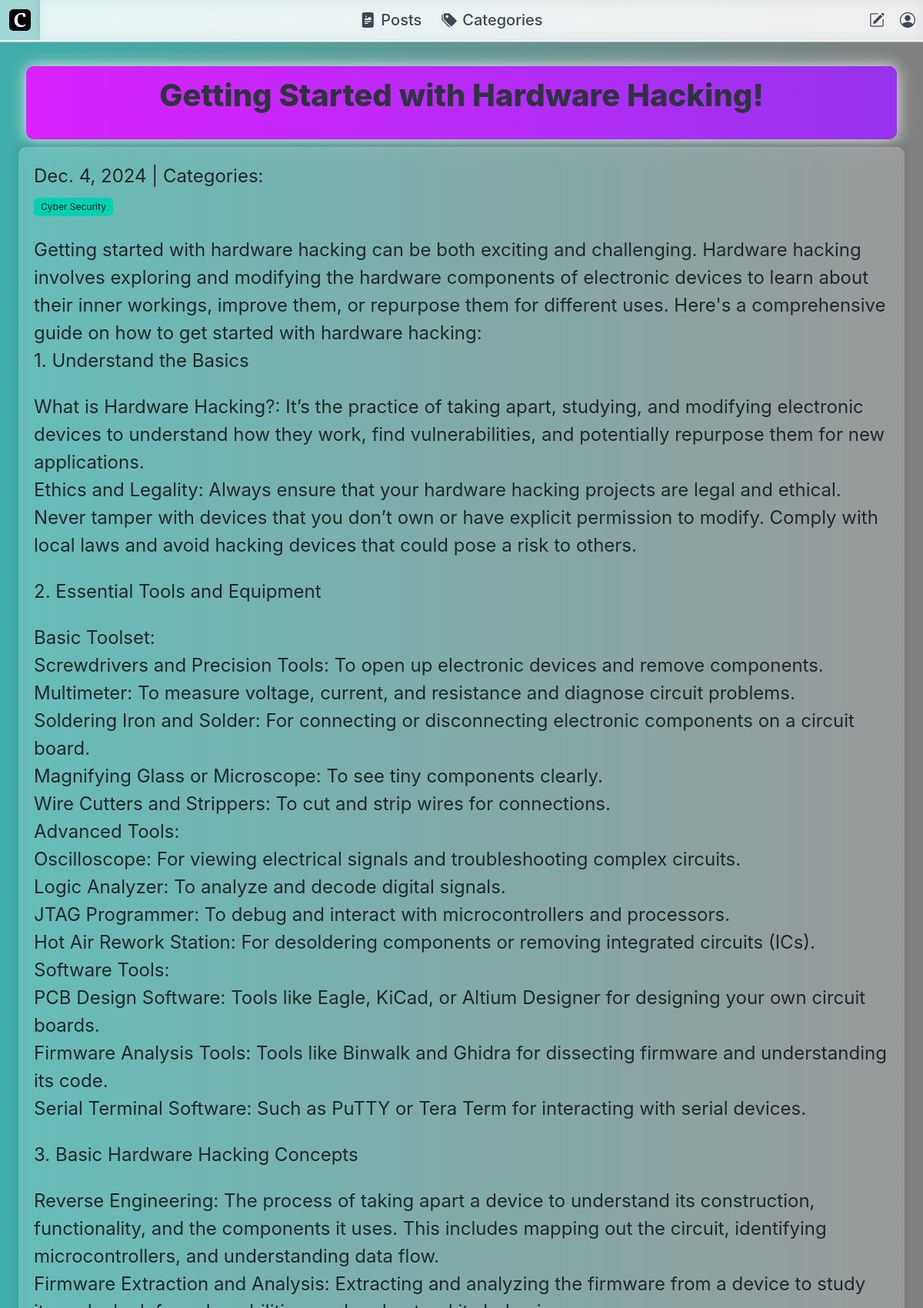
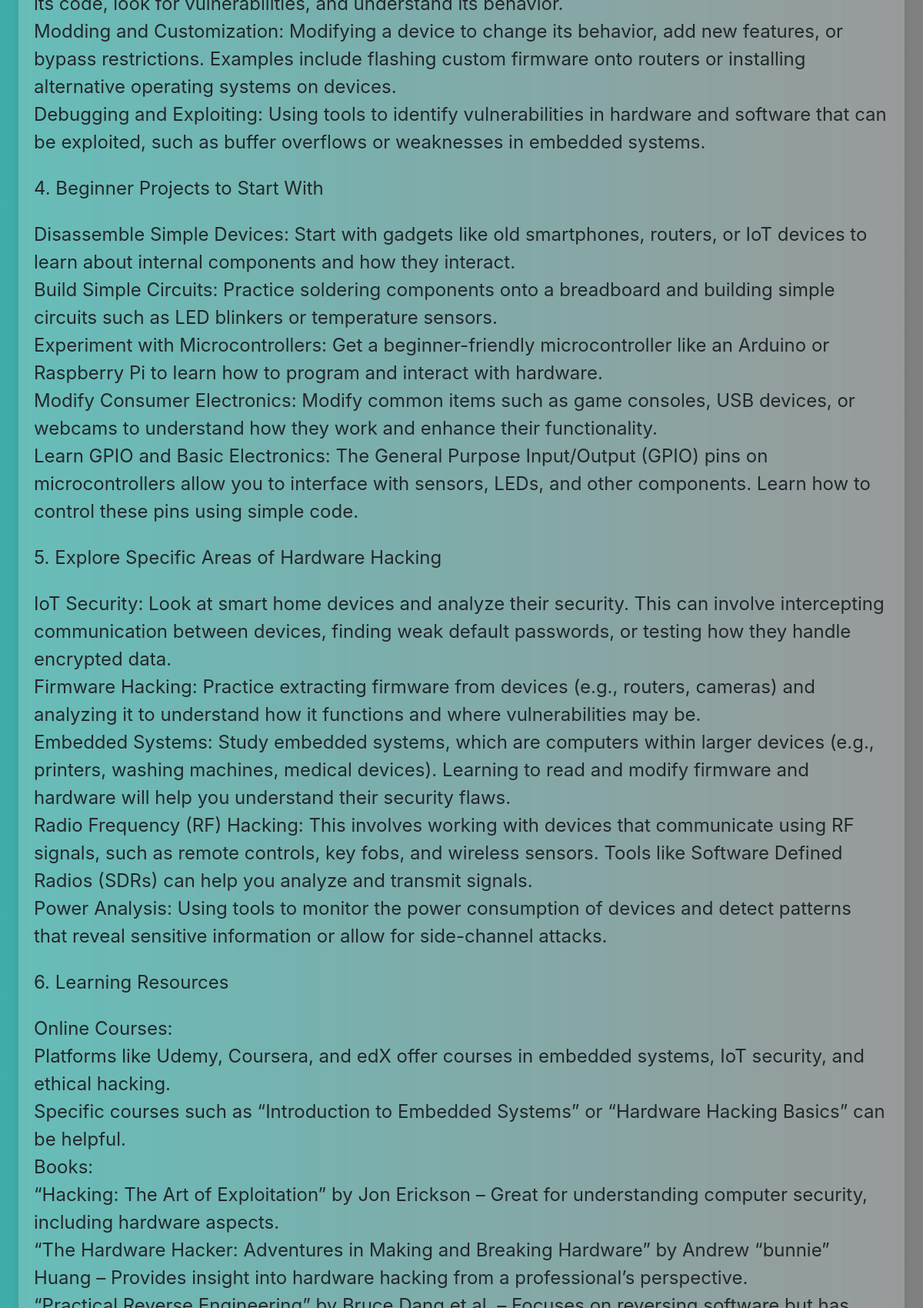
The app's page /post/2/ (signed in, upper part) with its own data (2 pictures, top to bottom).
### blog/models.py (models this page shows, shortened)
class Post(models.Model):
    title = models.CharField(max_length=255)
    body = models.TextField()
    created_on = models.DateTimeField(auto_now_add=True)
    last_modified = models.DateTimeField(auto_now=True)
    author = models.ForeignKey(settings.AUTH_USER_MODEL, on_delete=models.CASCADE, default=1)  # Replace 1 with a valid user ID
    categories = models.ManyToManyField('Category', related_name='posts')
    love_reactions = models.ManyToManyField(settings.AUTH_USER_MODEL, related_name='loved_posts', blank=True)
    def get_love_count(self):
        return self.love_reactions.count()

class Category(models.Model):
    name = models.CharField(max_length=30)
    class Meta:
        verbose_name_plural = "categories"

### blog/views.py (the view)
# urls.py: path("post/<int:pk>/", views.blog_detail, name="blog_detail"),
def blog_detail(request, pk):
    post = get_object_or_404(Post, pk=pk)
    form = CommentForms()
    if request.method == "POST":
        form = CommentForms(request.POST)
        if form.is_valid():
            comment = Comment(
                author = form.cleaned_data["author"],
                body=form.cleaned_data["body"],
                post=post,
            )
            comment = form.save(commit=False)
            comment.post = post
            comment.save()
        return HttpResponseRedirect(request.path_info)
    else:
        form = CommentForms()
    comments = Comment.objects.filter(post=post)
    context = {
        "post":post,
        "comments":comments,
        "form":CommentForms(),
    }
    return render(request, "blog/detail.html", context)

### blog/templates/blog/detail.html (shortened to what this page needs)
{% extends "base.html" %}
{% block page_content %}
    <div class="containerX">
        <div class="title-box-container">
            <div class="page-title-box"><h1 class="title is-2">{{ post.title }}</h1></div>
    </div>
        <div class="columnX content is-size-4 blur-white">
        {{ post.created_on.date }} | Categories:
        <div class="tags">
        {% for category in post.categories.all %}
            <a href="{% url 'blog_category' category.name %}">
                <span class="tag is-hoverable is-primary">{{ category.name }}</span>
            </a>
        {% endfor %}
    </div>
    <p>{{ post.body | linebreaks }}</p>
    </div>
</div>
</div>
{% endblock page_content %}

### static/base.css (style rules this page uses)
.ColorX { background: linear-gradient(to right, #3fada8, #808080); }
.blur-white { padding: 1.5rem; font-weight: normal; color: #23272a; backdrop-filter: blur(10px); background-color: rgba(255, 255, 255, 0.205); box-shadow: 0px -5px 10px rgba(0, 0, 0, 0.1); }
.page-title-button1, .page-title-button, .page-title-button2, .page-title-box { margin: 10px; padding: 15px 45px; text-align: center; transition: 0.5s; background-size: 200% auto; color: white; box-shadow: 0 0 20px #eee; border-radius: 10px; display: block; }
.page-title-box { background-image: linear-gradient(to right, #DA22FF 0%, #9733EE 51%, #DA22FF 100%); }
.containerX { display: contents; justify-content: space-evenly; padding: 4px; }
.columnX { border-radius: 10px; padding: 20px; margin-right: 1%; box-sizing: border-box; justify-content: center; align-items: center; }
.columnX:last-child { margin-right: 0; }

### records on screen
Post: title "Getting Started with Hardware Hacking!", created_on "Dec. 4, 2024", body "Getting started with hardware hacking can be both exciting and challenging. Hardware hacking involves exploring and modifying the hardware components of electronic devices to learn about their inner workings, improve them, or repurpose them for different uses. Here's a comprehensive guide on how to get started with hardware hacking: 1. Understand the Basics What is Hardware Hacking?: It’s the practice of taking apart, studying, and modifying electronic devices to understand how they work, find vulnerabilities, and potentially repurpose them for new applications. Ethics and Legality: Always ensure that your hardware hacking projects are legal and ethical. Never tamper with devices that you…"
Category: name "Cyber Security"
